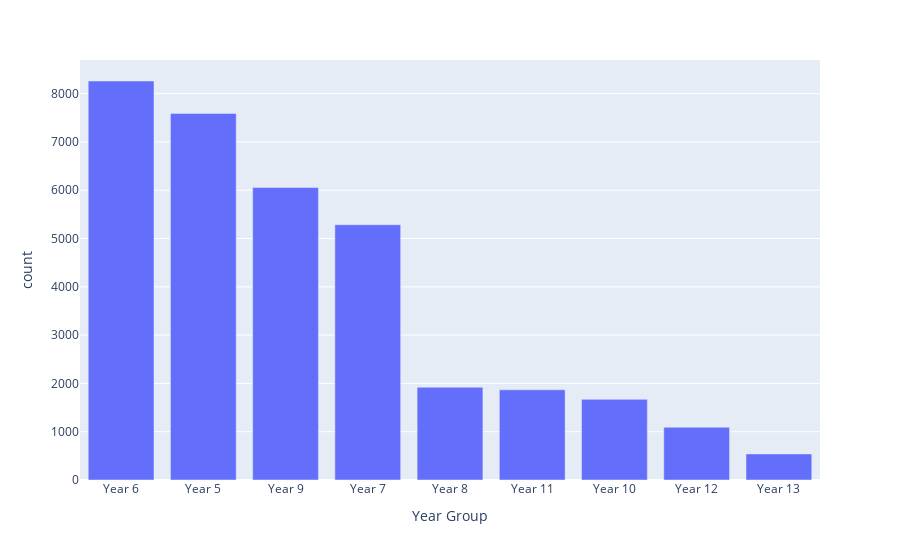

Notebook code cell kept with this figure:
### Code cell
year_counts = good_feel["Year Group"].value_counts().reset_index()
px.bar(year_counts, x="Year Group", y="count")

### Figure 1 — Plotly figure (JSON) as saved in the notebook; plotly's stock layout.template omitted (floating-point values rounded to 4 significant figures)
{"data": [{"hovertemplate": "Year Group=%{x}<br>count=%{y}<extra></extra>", "legendgroup": "", "marker": {"color": "#636efa", "pattern": {"shape": ""}}, "name": "", "orientation": "v", "showlegend": false, "textposition": "auto", "type": "bar", "x": ["Year 6", "Year 5", "Year 9", "Year 7", "Year 8", "Year 11", "Year 10", "Year 12", "Year 13"], "xaxis": "x", "y": [8263, 7592, 6056, 5287, 1920, 1868, 1670, 1092, 540], "yaxis": "y"}], "layout": {"barmode": "relative", "legend": {"tracegroupgap": 0}, "margin": {"t": 60}, "xaxis": {"anchor": "y", "domain": [0, 1], "title": {"text": "Year Group"}}, "yaxis": {"anchor": "x", "domain": [0, 1], "title": {"text": "count"}}}}
